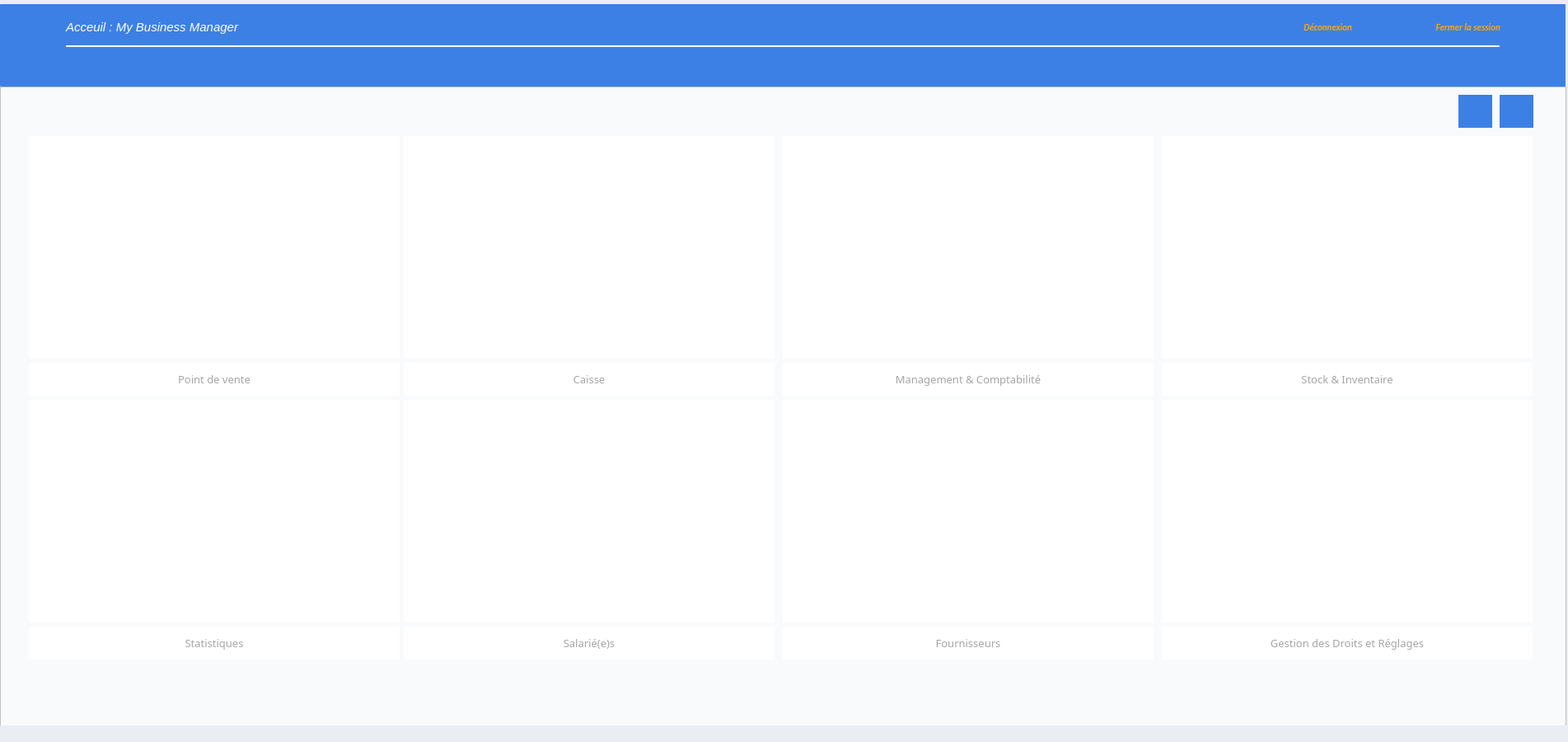
<?xml version="1.0" encoding="UTF-8"?>
<ui version="4.0">
 <class>HomeWidget</class>
 <widget class="QWidget" name="HomeWidget">
  <property name="geometry">
   <rect>
    <x>0</x>
    <y>0</y>
    <width>1903</width>
    <height>900</height>
   </rect>
  </property>
  <property name="windowTitle">
   <string>Form</string>
  </property>
  <property name="styleSheet">
   <string notr="true">background-color : #eaedf2 </string>
  </property>
  <widget class="QWidget" name="widget" native="true">
   <property name="geometry">
    <rect>
     <x>0</x>
     <y>-20</y>
     <width>1920</width>
     <height>900</height>
    </rect>
   </property>
   <property name="styleSheet">
    <string notr="true"/>
   </property>
   <widget class="QFrame" name="frame">
    <property name="geometry">
     <rect>
      <x>0</x>
      <y>125</y>
      <width>1901</width>
      <height>900</height>
     </rect>
    </property>
    <property name="styleSheet">
     <string notr="true">background:#f9fafc;</string>
    </property>
    <property name="frameShape">
     <enum>QFrame::StyledPanel</enum>
    </property>
    <property name="frameShadow">
     <enum>QFrame::Raised</enum>
    </property>
    <widget class="QPushButton" name="feature_2">
     <property name="geometry">
      <rect>
       <x>490</x>
       <y>60</y>
       <width>450</width>
       <height>270</height>
      </rect>
     </property>
     <property name="sizePolicy">
      <sizepolicy hsizetype="Minimum" vsizetype="Maximum">
       <horstretch>0</horstretch>
       <verstretch>0</verstretch>
      </sizepolicy>
     </property>
     <property name="font">
      <font>
       <family>Rockwell</family>
       <pointsize>8</pointsize>
       <weight>75</weight>
       <italic>true</italic>
       <bold>true</bold>
       <underline>false</underline>
       <kerning>true</kerning>
      </font>
     </property>
     <property name="cursor">
      <cursorShape>PointingHandCursor</cursorShape>
     </property>
     <property name="toolTip">
      <string>Caisse</string>
     </property>
     <property name="statusTip">
      <string/>
     </property>
     <property name="autoFillBackground">
      <bool>false</bool>
     </property>
     <property name="styleSheet">
      <string notr="true">QPushButton{background-color:white;text-align:center; color : #000028; border: 0px solid #000028;}
QPushButton:hover{background-color:#287ee1;color:white;}
QPushButton:focus{background-color:#287ee1;color:white;}</string>
     </property>
     <property name="text">
      <string/>
     </property>
     <property name="icon">
      <iconset>
       <normaloff>../../IMAGES/FEATURES/cash-register.png</normaloff>../../IMAGES/FEATURES/cash-register.png</iconset>
     </property>
     <property name="iconSize">
      <size>
       <width>150</width>
       <height>150</height>
      </size>
     </property>
     <property name="shortcut">
      <string>Ctrl+C</string>
     </property>
    </widget>
    <widget class="QPushButton" name="feature_1">
     <property name="geometry">
      <rect>
       <x>35</x>
       <y>60</y>
       <width>450</width>
       <height>270</height>
      </rect>
     </property>
     <property name="sizePolicy">
      <sizepolicy hsizetype="Minimum" vsizetype="Maximum">
       <horstretch>0</horstretch>
       <verstretch>0</verstretch>
      </sizepolicy>
     </property>
     <property name="font">
      <font>
       <family>Rockwell</family>
       <pointsize>8</pointsize>
       <weight>75</weight>
       <italic>true</italic>
       <bold>true</bold>
       <underline>false</underline>
       <kerning>true</kerning>
      </font>
     </property>
     <property name="cursor">
      <cursorShape>PointingHandCursor</cursorShape>
     </property>
     <property name="toolTip">
      <string>Point de vente</string>
     </property>
     <property name="statusTip">
      <string/>
     </property>
     <property name="autoFillBackground">
      <bool>false</bool>
     </property>
     <property name="styleSheet">
      <string notr="true">QPushButton{background-color:white;text-align:center; color : #000028; border: 0px solid #000028;}
QPushButton:hover{background-color:#287ee1;color:white;}
QPushButton:focus{background-color:#287ee1;color:white;}</string>
     </property>
     <property name="text">
      <string/>
     </property>
     <property name="icon">
      <iconset>
       <normaloff>../../IMAGES/FEATURES/data-science.png</normaloff>../../IMAGES/FEATURES/data-science.png</iconset>
     </property>
     <property name="iconSize">
      <size>
       <width>150</width>
       <height>150</height>
      </size>
     </property>
    </widget>
    <widget class="QPushButton" name="feature_8">
     <property name="geometry">
      <rect>
       <x>1410</x>
       <y>380</y>
       <width>450</width>
       <height>270</height>
      </rect>
     </property>
     <property name="sizePolicy">
      <sizepolicy hsizetype="Minimum" vsizetype="Maximum">
       <horstretch>0</horstretch>
       <verstretch>0</verstretch>
      </sizepolicy>
     </property>
     <property name="font">
      <font>
       <family>Rockwell</family>
       <pointsize>8</pointsize>
       <weight>75</weight>
       <italic>true</italic>
       <bold>true</bold>
       <underline>false</underline>
       <kerning>true</kerning>
      </font>
     </property>
     <property name="cursor">
      <cursorShape>PointingHandCursor</cursorShape>
     </property>
     <property name="toolTip">
      <string>Réglages</string>
     </property>
     <property name="statusTip">
      <string/>
     </property>
     <property name="autoFillBackground">
      <bool>false</bool>
     </property>
     <property name="styleSheet">
      <string notr="true">QPushButton{background-color:white;text-align:center; color : #000028; border: 0px solid #000028;}
QPushButton:hover{background-color:#287ee1;color:white;}
QPushButton:focus{background-color:#287ee1;color:white;}</string>
     </property>
     <property name="text">
      <string/>
     </property>
     <property name="icon">
      <iconset>
       <normaloff>../../IMAGES/FEATURES/settings.png</normaloff>../../IMAGES/FEATURES/settings.png</iconset>
     </property>
     <property name="iconSize">
      <size>
       <width>150</width>
       <height>150</height>
      </size>
     </property>
    </widget>
    <widget class="QLabel" name="title_3">
     <property name="geometry">
      <rect>
       <x>490</x>
       <y>335</y>
       <width>450</width>
       <height>40</height>
      </rect>
     </property>
     <property name="font">
      <font>
       <family>Rockwell</family>
       <pointsize>10</pointsize>
       <weight>50</weight>
       <bold>false</bold>
      </font>
     </property>
     <property name="styleSheet">
      <string notr="true">background:white;color:#a4a5a7;</string>
     </property>
     <property name="text">
      <string>Caisse</string>
     </property>
     <property name="alignment">
      <set>Qt::AlignCenter</set>
     </property>
    </widget>
    <widget class="QLabel" name="title_1">
     <property name="geometry">
      <rect>
       <x>35</x>
       <y>335</y>
       <width>450</width>
       <height>40</height>
      </rect>
     </property>
     <property name="font">
      <font>
       <family>Rockwell</family>
       <pointsize>10</pointsize>
       <weight>50</weight>
       <bold>false</bold>
      </font>
     </property>
     <property name="styleSheet">
      <string notr="true">background:white;color:#a4a5a7;</string>
     </property>
     <property name="text">
      <string>Point de vente</string>
     </property>
     <property name="alignment">
      <set>Qt::AlignCenter</set>
     </property>
    </widget>
    <widget class="QLabel" name="title_2">
     <property name="geometry">
      <rect>
       <x>1410</x>
       <y>335</y>
       <width>450</width>
       <height>40</height>
      </rect>
     </property>
     <property name="font">
      <font>
       <family>Rockwell</family>
       <pointsize>10</pointsize>
       <weight>50</weight>
       <bold>false</bold>
      </font>
     </property>
     <property name="styleSheet">
      <string notr="true">background:white;color:#a4a5a7;</string>
     </property>
     <property name="text">
      <string>Stock &amp; Inventaire</string>
     </property>
     <property name="alignment">
      <set>Qt::AlignCenter</set>
     </property>
    </widget>
    <widget class="QLabel" name="title_4">
     <property name="geometry">
      <rect>
       <x>1410</x>
       <y>655</y>
       <width>450</width>
       <height>40</height>
      </rect>
     </property>
     <property name="font">
      <font>
       <family>Rockwell</family>
       <pointsize>10</pointsize>
       <weight>50</weight>
       <bold>false</bold>
      </font>
     </property>
     <property name="styleSheet">
      <string notr="true">background:white;color:#a4a5a7;</string>
     </property>
     <property name="text">
      <string>Gestion des Droits et Réglages</string>
     </property>
     <property name="alignment">
      <set>Qt::AlignCenter</set>
     </property>
    </widget>
    <widget class="QLabel" name="title_5">
     <property name="geometry">
      <rect>
       <x>950</x>
       <y>335</y>
       <width>450</width>
       <height>40</height>
      </rect>
     </property>
     <property name="font">
      <font>
       <family>Rockwell</family>
       <pointsize>10</pointsize>
       <weight>50</weight>
       <bold>false</bold>
      </font>
     </property>
     <property name="styleSheet">
      <string notr="true">background:white;color:#a4a5a7;</string>
     </property>
     <property name="text">
      <string>Management &amp; Comptabilité</string>
     </property>
     <property name="alignment">
      <set>Qt::AlignCenter</set>
     </property>
    </widget>
    <widget class="QPushButton" name="feature_3">
     <property name="geometry">
      <rect>
       <x>950</x>
       <y>60</y>
       <width>450</width>
       <height>270</height>
      </rect>
     </property>
     <property name="sizePolicy">
      <sizepolicy hsizetype="Minimum" vsizetype="Maximum">
       <horstretch>0</horstretch>
       <verstretch>0</verstretch>
      </sizepolicy>
     </property>
     <property name="font">
      <font>
       <family>Rockwell</family>
       <pointsize>8</pointsize>
       <weight>75</weight>
       <italic>true</italic>
       <bold>true</bold>
       <underline>false</underline>
       <kerning>true</kerning>
      </font>
     </property>
     <property name="cursor">
      <cursorShape>PointingHandCursor</cursorShape>
     </property>
     <property name="toolTip">
      <string>Compta &amp; Management</string>
     </property>
     <property name="statusTip">
      <string/>
     </property>
     <property name="autoFillBackground">
      <bool>false</bool>
     </property>
     <property name="styleSheet">
      <string notr="true">QPushButton{background-color:white;text-align:center; color : #000028; border: 0px solid #000028;}
QPushButton:hover{background-color:#287ee1;color:white;}
QPushButton:focus{background-color:#287ee1;color:white;}</string>
     </property>
     <property name="text">
      <string/>
     </property>
     <property name="icon">
      <iconset>
       <normaloff>../../IMAGES/FEATURES/accounting.png</normaloff>../../IMAGES/FEATURES/accounting.png</iconset>
     </property>
     <property name="iconSize">
      <size>
       <width>150</width>
       <height>150</height>
      </size>
     </property>
    </widget>
    <widget class="QPushButton" name="feature_7">
     <property name="geometry">
      <rect>
       <x>950</x>
       <y>380</y>
       <width>450</width>
       <height>270</height>
      </rect>
     </property>
     <property name="sizePolicy">
      <sizepolicy hsizetype="Minimum" vsizetype="Maximum">
       <horstretch>0</horstretch>
       <verstretch>0</verstretch>
      </sizepolicy>
     </property>
     <property name="font">
      <font>
       <family>Rockwell</family>
       <pointsize>8</pointsize>
       <weight>75</weight>
       <italic>true</italic>
       <bold>true</bold>
       <underline>false</underline>
       <kerning>true</kerning>
      </font>
     </property>
     <property name="cursor">
      <cursorShape>ArrowCursor</cursorShape>
     </property>
     <property name="toolTip">
      <string>Fournisseurs</string>
     </property>
     <property name="statusTip">
      <string/>
     </property>
     <property name="autoFillBackground">
      <bool>false</bool>
     </property>
     <property name="styleSheet">
      <string notr="true">QPushButton{background-color:white;text-align:center; color : #000028; border: 0px solid #000028;}</string>
     </property>
     <property name="text">
      <string/>
     </property>
     <property name="icon">
      <iconset>
       <normaloff>../../IMAGES/FEATURES/project-manager.png</normaloff>../../IMAGES/FEATURES/project-manager.png</iconset>
     </property>
     <property name="iconSize">
      <size>
       <width>150</width>
       <height>150</height>
      </size>
     </property>
    </widget>
    <widget class="QLabel" name="title_8">
     <property name="geometry">
      <rect>
       <x>950</x>
       <y>655</y>
       <width>450</width>
       <height>40</height>
      </rect>
     </property>
     <property name="font">
      <font>
       <family>Rockwell</family>
       <pointsize>10</pointsize>
       <weight>50</weight>
       <bold>false</bold>
      </font>
     </property>
     <property name="styleSheet">
      <string notr="true">background:white;color:#a4a5a7;</string>
     </property>
     <property name="text">
      <string>Fournisseurs</string>
     </property>
     <property name="alignment">
      <set>Qt::AlignCenter</set>
     </property>
    </widget>
    <widget class="QPushButton" name="feature_5">
     <property name="geometry">
      <rect>
       <x>35</x>
       <y>380</y>
       <width>450</width>
       <height>270</height>
      </rect>
     </property>
     <property name="sizePolicy">
      <sizepolicy hsizetype="Minimum" vsizetype="Maximum">
       <horstretch>0</horstretch>
       <verstretch>0</verstretch>
      </sizepolicy>
     </property>
     <property name="font">
      <font>
       <family>Rockwell</family>
       <pointsize>8</pointsize>
       <weight>75</weight>
       <italic>true</italic>
       <bold>true</bold>
       <underline>false</underline>
       <kerning>true</kerning>
      </font>
     </property>
     <property name="cursor">
      <cursorShape>ArrowCursor</cursorShape>
     </property>
     <property name="toolTip">
      <string>Statistiques</string>
     </property>
     <property name="statusTip">
      <string/>
     </property>
     <property name="autoFillBackground">
      <bool>false</bool>
     </property>
     <property name="styleSheet">
      <string notr="true">QPushButton{background-color:white;text-align:center; color : #000028; border: 0px solid #000028;}</string>
     </property>
     <property name="text">
      <string/>
     </property>
     <property name="icon">
      <iconset>
       <normaloff>../../IMAGES/FEATURES/graph.png</normaloff>../../IMAGES/FEATURES/graph.png</iconset>
     </property>
     <property name="iconSize">
      <size>
       <width>150</width>
       <height>150</height>
      </size>
     </property>
     <property name="shortcut">
      <string>Ctrl+C</string>
     </property>
    </widget>
    <widget class="QLabel" name="title_6">
     <property name="geometry">
      <rect>
       <x>35</x>
       <y>655</y>
       <width>450</width>
       <height>40</height>
      </rect>
     </property>
     <property name="font">
      <font>
       <family>Rockwell</family>
       <pointsize>10</pointsize>
       <weight>50</weight>
       <bold>false</bold>
      </font>
     </property>
     <property name="styleSheet">
      <string notr="true">background:white;color:#a4a5a7;</string>
     </property>
     <property name="text">
      <string>Statistiques</string>
     </property>
     <property name="alignment">
      <set>Qt::AlignCenter</set>
     </property>
    </widget>
    <widget class="QLabel" name="title_7">
     <property name="geometry">
      <rect>
       <x>490</x>
       <y>655</y>
       <width>450</width>
       <height>40</height>
      </rect>
     </property>
     <property name="font">
      <font>
       <family>Rockwell</family>
       <pointsize>10</pointsize>
       <weight>50</weight>
       <bold>false</bold>
      </font>
     </property>
     <property name="styleSheet">
      <string notr="true">background:white;color:#a4a5a7;</string>
     </property>
     <property name="text">
      <string>Salarié(e)s</string>
     </property>
     <property name="alignment">
      <set>Qt::AlignCenter</set>
     </property>
    </widget>
    <widget class="QPushButton" name="feature_6">
     <property name="geometry">
      <rect>
       <x>490</x>
       <y>380</y>
       <width>450</width>
       <height>270</height>
      </rect>
     </property>
     <property name="sizePolicy">
      <sizepolicy hsizetype="Minimum" vsizetype="Maximum">
       <horstretch>0</horstretch>
       <verstretch>0</verstretch>
      </sizepolicy>
     </property>
     <property name="font">
      <font>
       <family>Rockwell</family>
       <pointsize>8</pointsize>
       <weight>75</weight>
       <italic>true</italic>
       <bold>true</bold>
       <underline>false</underline>
       <kerning>true</kerning>
      </font>
     </property>
     <property name="cursor">
      <cursorShape>ArrowCursor</cursorShape>
     </property>
     <property name="toolTip">
      <string>Salarié(e)s</string>
     </property>
     <property name="statusTip">
      <string/>
     </property>
     <property name="autoFillBackground">
      <bool>false</bool>
     </property>
     <property name="styleSheet">
      <string notr="true">QPushButton{background-color:white;text-align:center; color : #000028; border: 0px solid #000028;}</string>
     </property>
     <property name="text">
      <string/>
     </property>
     <property name="icon">
      <iconset>
       <normaloff>../../IMAGES/FEATURES/worker.png</normaloff>../../IMAGES/FEATURES/worker.png</iconset>
     </property>
     <property name="iconSize">
      <size>
       <width>150</width>
       <height>150</height>
      </size>
     </property>
     <property name="shortcut">
      <string>Ctrl+C</string>
     </property>
    </widget>
    <widget class="QPushButton" name="feature_4">
     <property name="geometry">
      <rect>
       <x>1410</x>
       <y>60</y>
       <width>450</width>
       <height>270</height>
      </rect>
     </property>
     <property name="sizePolicy">
      <sizepolicy hsizetype="Minimum" vsizetype="Maximum">
       <horstretch>0</horstretch>
       <verstretch>0</verstretch>
      </sizepolicy>
     </property>
     <property name="font">
      <font>
       <family>Rockwell</family>
       <pointsize>8</pointsize>
       <weight>75</weight>
       <italic>true</italic>
       <bold>true</bold>
       <underline>false</underline>
       <kerning>true</kerning>
      </font>
     </property>
     <property name="cursor">
      <cursorShape>PointingHandCursor</cursorShape>
     </property>
     <property name="toolTip">
      <string>Stock &amp; Inventaire</string>
     </property>
     <property name="statusTip">
      <string/>
     </property>
     <property name="autoFillBackground">
      <bool>false</bool>
     </property>
     <property name="styleSheet">
      <string notr="true">QPushButton{background-color:white;text-align:center; color : #000028; border: 0px solid #000028;}
QPushButton:hover{background-color:#287ee1;color:white;}
QPushButton:focus{background-color:#287ee1;color:white;}</string>
     </property>
     <property name="text">
      <string/>
     </property>
     <property name="icon">
      <iconset>
       <normaloff>../../IMAGES/FEATURES/inventory.png</normaloff>../../IMAGES/FEATURES/inventory.png</iconset>
     </property>
     <property name="iconSize">
      <size>
       <width>150</width>
       <height>150</height>
      </size>
     </property>
     <property name="shortcut">
      <string>Ctrl+C</string>
     </property>
    </widget>
    <widget class="QPushButton" name="dev">
     <property name="geometry">
      <rect>
       <x>1820</x>
       <y>10</y>
       <width>41</width>
       <height>40</height>
      </rect>
     </property>
     <property name="sizePolicy">
      <sizepolicy hsizetype="Minimum" vsizetype="Maximum">
       <horstretch>0</horstretch>
       <verstretch>0</verstretch>
      </sizepolicy>
     </property>
     <property name="font">
      <font>
       <family>Calibri</family>
       <pointsize>5</pointsize>
       <weight>75</weight>
       <italic>true</italic>
       <bold>true</bold>
       <underline>false</underline>
       <kerning>true</kerning>
      </font>
     </property>
     <property name="cursor">
      <cursorShape>PointingHandCursor</cursorShape>
     </property>
     <property name="focusPolicy">
      <enum>Qt::StrongFocus</enum>
     </property>
     <property name="toolTip">
      <string>Informations Dev</string>
     </property>
     <property name="statusTip">
      <string/>
     </property>
     <property name="autoFillBackground">
      <bool>false</bool>
     </property>
     <property name="styleSheet">
      <string notr="true">QPushButton{background-color:#3c80e5; color : white; border: 0px solid #000028 ;  text-align:center}
QPushButton:hover{background-color:white;color:white;border: 0px solid #ecf0f5}
QPushButton:focus{color:#00ea00}</string>
     </property>
     <property name="text">
      <string/>
     </property>
     <property name="icon">
      <iconset>
       <normaloff>../../IMAGES/Icons/devInfo.png</normaloff>../../IMAGES/Icons/devInfo.png</iconset>
     </property>
     <property name="iconSize">
      <size>
       <width>24</width>
       <height>24</height>
      </size>
     </property>
    </widget>
    <widget class="QPushButton" name="help">
     <property name="geometry">
      <rect>
       <x>1770</x>
       <y>10</y>
       <width>41</width>
       <height>40</height>
      </rect>
     </property>
     <property name="sizePolicy">
      <sizepolicy hsizetype="Minimum" vsizetype="Maximum">
       <horstretch>0</horstretch>
       <verstretch>0</verstretch>
      </sizepolicy>
     </property>
     <property name="font">
      <font>
       <family>Calibri</family>
       <pointsize>5</pointsize>
       <weight>75</weight>
       <italic>true</italic>
       <bold>true</bold>
       <underline>false</underline>
       <kerning>true</kerning>
      </font>
     </property>
     <property name="cursor">
      <cursorShape>PointingHandCursor</cursorShape>
     </property>
     <property name="focusPolicy">
      <enum>Qt::StrongFocus</enum>
     </property>
     <property name="toolTip">
      <string>Aide</string>
     </property>
     <property name="statusTip">
      <string/>
     </property>
     <property name="autoFillBackground">
      <bool>false</bool>
     </property>
     <property name="styleSheet">
      <string notr="true">QPushButton{background-color:#3c80e5; color : white; border: 0px solid #000028 ;  text-align:center}
QPushButton:hover{background-color:white;color:white;border: 0px solid #ecf0f5}
QPushButton:focus{color:#00ea00}</string>
     </property>
     <property name="text">
      <string/>
     </property>
     <property name="icon">
      <iconset>
       <normaloff>../../IMAGES/Icons/information.png</normaloff>../../IMAGES/Icons/information.png</iconset>
     </property>
     <property name="iconSize">
      <size>
       <width>24</width>
       <height>24</height>
      </size>
     </property>
    </widget>
   </widget>
   <widget class="QFrame" name="frame_12">
    <property name="geometry">
     <rect>
      <x>0</x>
      <y>25</y>
      <width>1900</width>
      <height>100</height>
     </rect>
    </property>
    <property name="font">
     <font>
      <family>Onyx</family>
     </font>
    </property>
    <property name="styleSheet">
     <string notr="true">background-color:#3c80e5; border: 0px solid #2f4f4f  ; border-radius: 0.5px;</string>
    </property>
    <property name="frameShape">
     <enum>QFrame::StyledPanel</enum>
    </property>
    <property name="frameShadow">
     <enum>QFrame::Raised</enum>
    </property>
    <widget class="QPushButton" name="disconnect">
     <property name="geometry">
      <rect>
       <x>1470</x>
       <y>10</y>
       <width>171</width>
       <height>35</height>
      </rect>
     </property>
     <property name="sizePolicy">
      <sizepolicy hsizetype="Minimum" vsizetype="Maximum">
       <horstretch>0</horstretch>
       <verstretch>0</verstretch>
      </sizepolicy>
     </property>
     <property name="font">
      <font>
       <family>Calibri</family>
       <pointsize>8</pointsize>
       <weight>75</weight>
       <italic>true</italic>
       <bold>true</bold>
       <underline>false</underline>
       <kerning>true</kerning>
      </font>
     </property>
     <property name="cursor">
      <cursorShape>PointingHandCursor</cursorShape>
     </property>
     <property name="toolTip">
      <string>Changer de compte</string>
     </property>
     <property name="statusTip">
      <string/>
     </property>
     <property name="autoFillBackground">
      <bool>false</bool>
     </property>
     <property name="styleSheet">
      <string notr="true">QPushButton{background-color:#3c80e5; color : orange; border: 0px solid #000028 ;  text-align:right; padding-left:10px;}
QPushButton:hover{background-color:#3c80e5;color:white;border: 0px solid #ecf0f5}
QPushButton:focus{color:#00ea00}</string>
     </property>
     <property name="text">
      <string>Déconnexion</string>
     </property>
     <property name="icon">
      <iconset>
       <normaloff>../../IMAGES/Icons/disconnect.png</normaloff>../../IMAGES/Icons/disconnect.png</iconset>
     </property>
     <property name="iconSize">
      <size>
       <width>21</width>
       <height>21</height>
      </size>
     </property>
    </widget>
    <widget class="QPushButton" name="who_2">
     <property name="geometry">
      <rect>
       <x>70</x>
       <y>10</y>
       <width>391</width>
       <height>35</height>
      </rect>
     </property>
     <property name="sizePolicy">
      <sizepolicy hsizetype="Minimum" vsizetype="Maximum">
       <horstretch>0</horstretch>
       <verstretch>0</verstretch>
      </sizepolicy>
     </property>
     <property name="font">
      <font>
       <family>Segoe UI Historic</family>
       <pointsize>11</pointsize>
       <weight>50</weight>
       <italic>true</italic>
       <bold>false</bold>
       <underline>false</underline>
       <kerning>false</kerning>
      </font>
     </property>
     <property name="cursor">
      <cursorShape>ArrowCursor</cursorShape>
     </property>
     <property name="focusPolicy">
      <enum>Qt::NoFocus</enum>
     </property>
     <property name="toolTip">
      <string/>
     </property>
     <property name="statusTip">
      <string/>
     </property>
     <property name="autoFillBackground">
      <bool>false</bool>
     </property>
     <property name="styleSheet">
      <string notr="true">QPushButton{background-color:#3c80e5; color : white; border: 0px solid #000028 ;  text-align:left; padding-left:10px;}
</string>
     </property>
     <property name="text">
      <string>Acceuil : My Business Manager</string>
     </property>
     <property name="icon">
      <iconset>
       <normaloff>../../IMAGES/Icons/index.png</normaloff>../../IMAGES/Icons/index.png</iconset>
     </property>
     <property name="iconSize">
      <size>
       <width>21</width>
       <height>21</height>
      </size>
     </property>
    </widget>
    <widget class="QPushButton" name="who">
     <property name="geometry">
      <rect>
       <x>70</x>
       <y>60</y>
       <width>381</width>
       <height>35</height>
      </rect>
     </property>
     <property name="sizePolicy">
      <sizepolicy hsizetype="Minimum" vsizetype="Maximum">
       <horstretch>0</horstretch>
       <verstretch>0</verstretch>
      </sizepolicy>
     </property>
     <property name="font">
      <font>
       <family>Calibri</family>
       <pointsize>8</pointsize>
       <weight>75</weight>
       <italic>true</italic>
       <bold>true</bold>
       <underline>false</underline>
       <kerning>true</kerning>
      </font>
     </property>
     <property name="cursor">
      <cursorShape>ArrowCursor</cursorShape>
     </property>
     <property name="focusPolicy">
      <enum>Qt::NoFocus</enum>
     </property>
     <property name="toolTip">
      <string/>
     </property>
     <property name="statusTip">
      <string/>
     </property>
     <property name="autoFillBackground">
      <bool>false</bool>
     </property>
     <property name="styleSheet">
      <string notr="true">QPushButton{background-color:#3c80e5; color : white; border: 0px solid #000028 ;  text-align:left; padding-left:10px;}
</string>
     </property>
     <property name="text">
      <string/>
     </property>
     <property name="icon">
      <iconset>
       <normaloff>../../IMAGES/Icons/user.png</normaloff>../../IMAGES/Icons/user.png</iconset>
     </property>
     <property name="iconSize">
      <size>
       <width>21</width>
       <height>21</height>
      </size>
     </property>
    </widget>
    <widget class="QPushButton" name="powerOff">
     <property name="geometry">
      <rect>
       <x>1680</x>
       <y>10</y>
       <width>141</width>
       <height>35</height>
      </rect>
     </property>
     <property name="sizePolicy">
      <sizepolicy hsizetype="Minimum" vsizetype="Maximum">
       <horstretch>0</horstretch>
       <verstretch>0</verstretch>
      </sizepolicy>
     </property>
     <property name="font">
      <font>
       <family>Calibri</family>
       <pointsize>8</pointsize>
       <weight>75</weight>
       <italic>true</italic>
       <bold>true</bold>
       <underline>false</underline>
       <kerning>true</kerning>
      </font>
     </property>
     <property name="cursor">
      <cursorShape>PointingHandCursor</cursorShape>
     </property>
     <property name="toolTip">
      <string>Quitter le programme</string>
     </property>
     <property name="statusTip">
      <string/>
     </property>
     <property name="autoFillBackground">
      <bool>false</bool>
     </property>
     <property name="styleSheet">
      <string notr="true">QPushButton{background-color:#3c80e5; color : orange; border: 0px solid #000028 ;  text-align:right; padding-left:10px;}
QPushButton:hover{background-color:#3c80e5;color:white;border: 0px solid #ecf0f5}
QPushButton:focus{color:#00ea00}</string>
     </property>
     <property name="text">
      <string>Fermer la session</string>
     </property>
     <property name="icon">
      <iconset>
       <normaloff>../../IMAGES/Icons/off.png</normaloff>../../IMAGES/Icons/off.png</iconset>
     </property>
     <property name="iconSize">
      <size>
       <width>21</width>
       <height>21</height>
      </size>
     </property>
    </widget>
    <widget class="Line" name="line">
     <property name="geometry">
      <rect>
       <x>80</x>
       <y>50</y>
       <width>1740</width>
       <height>2</height>
      </rect>
     </property>
     <property name="styleSheet">
      <string notr="true">background:white;color:white;</string>
     </property>
     <property name="orientation">
      <enum>Qt::Horizontal</enum>
     </property>
    </widget>
   </widget>
  </widget>
 </widget>
 <tabstops>
  <tabstop>disconnect</tabstop>
  <tabstop>powerOff</tabstop>
  <tabstop>feature_1</tabstop>
  <tabstop>feature_2</tabstop>
  <tabstop>feature_3</tabstop>
  <tabstop>feature_4</tabstop>
  <tabstop>feature_5</tabstop>
  <tabstop>feature_6</tabstop>
  <tabstop>feature_7</tabstop>
  <tabstop>feature_8</tabstop>
 </tabstops>
 <resources/>
 <connections/>
</ui>
